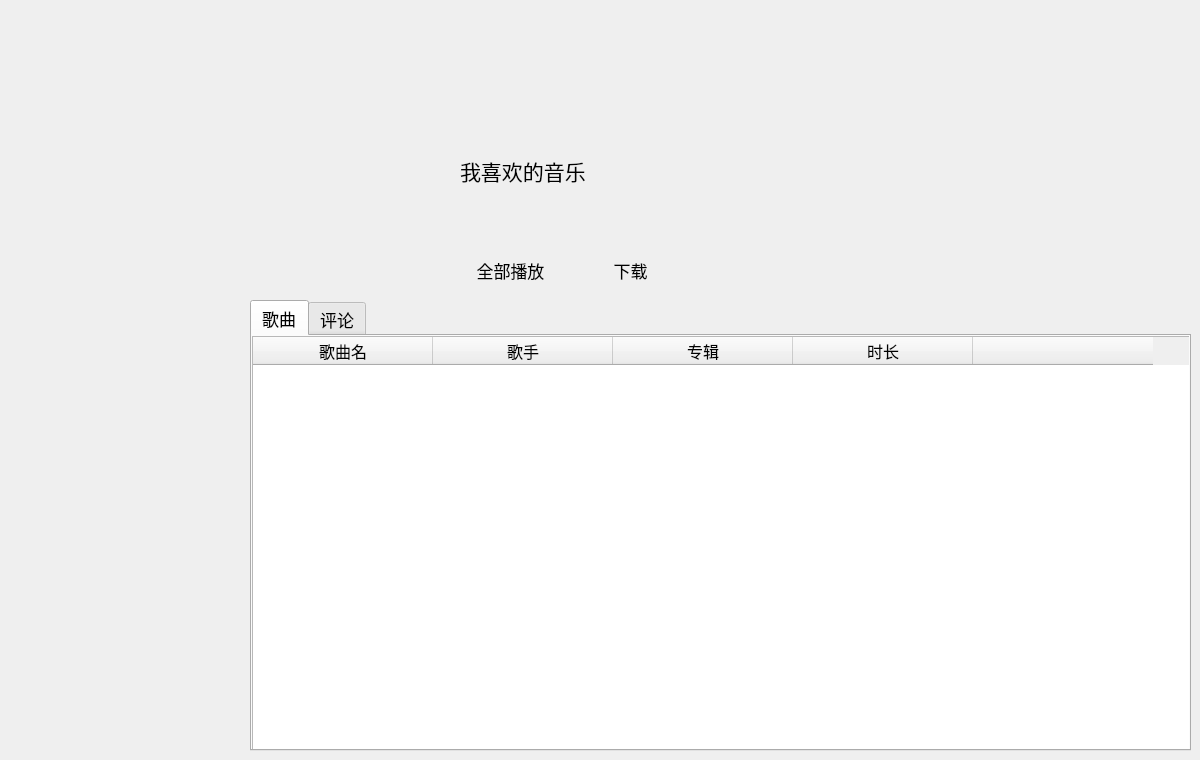
    <widget class="QWidget" name="loveMusicPage">
     <widget class="QLabel" name="lb_lovePic">
      <property name="geometry">
       <rect>
        <x>260</x>
        <y>130</y>
        <width>171</width>
        <height>151</height>
       </rect>
      </property>
      <property name="text">
       <string/>
      </property>
      <property name="pixmap">
       <pixmap resource="images.qrc">:/listWidget/images/listWidget/love_music.jpg</pixmap>
      </property>
      <property name="scaledContents">
       <bool>true</bool>
      </property>
     </widget>
     <widget class="QLabel" name="label_5">
      <property name="geometry">
       <rect>
        <x>460</x>
        <y>140</y>
        <width>181</width>
        <height>61</height>
       </rect>
      </property>
      <property name="font">
       <font>
        <family>楷体</family>
        <pointsize>16</pointsize>
       </font>
      </property>
      <property name="text">
       <string>我喜欢的音乐</string>
      </property>
     </widget>
     <widget class="QPushButton" name="pb_playAll_2">
      <property name="geometry">
       <rect>
        <x>450</x>
        <y>250</y>
        <width>121</width>
        <height>41</height>
       </rect>
      </property>
      <property name="font">
       <font>
        <family>楷体</family>
        <pointsize>13</pointsize>
       </font>
      </property>
      <property name="text">
       <string>全部播放</string>
      </property>
      <property name="icon">
       <iconset resource="images.qrc">
        <normaloff>:/playWidget/images/playWidget/play.png</normaloff>:/playWidget/images/playWidget/play.png</iconset>
      </property>
      <property name="flat">
       <bool>true</bool>
      </property>
     </widget>
     <widget class="QPushButton" name="pb_loadDown">
      <property name="geometry">
       <rect>
        <x>570</x>
        <y>250</y>
        <width>121</width>
        <height>41</height>
       </rect>
      </property>
      <property name="font">
       <font>
        <family>楷体</family>
        <pointsize>13</pointsize>
       </font>
      </property>
      <property name="text">
       <string>下载</string>
      </property>
      <property name="icon">
       <iconset resource="images.qrc">
        <normaloff>:/listWidget/images/listWidget/btn_download.png</normaloff>:/listWidget/images/listWidget/btn_download.png</iconset>
      </property>
      <property name="flat">
       <bool>true</bool>
      </property>
     </widget>
     <widget class="QTabWidget" name="tabWidget">
      <property name="geometry">
       <rect>
        <x>250</x>
        <y>300</y>
        <width>941</width>
        <height>451</height>
       </rect>
      </property>
      <property name="font">
       <font>
        <family>楷体</family>
        <pointsize>13</pointsize>
       </font>
      </property>
      <property name="currentIndex">
       <number>0</number>
      </property>
      <widget class="QWidget" name="song">
       <attribute name="title">
        <string>歌曲</string>
       </attribute>
       <widget class="QTableWidget" name="table_loveMusic">
        <property name="geometry">
         <rect>
          <x>0</x>
          <y>0</y>
          <width>941</width>
          <height>421</height>
         </rect>
        </property>
        <property name="editTriggers">
         <set>QAbstractItemView::NoEditTriggers</set>
        </property>
        <property name="alternatingRowColors">
         <bool>true</bool>
        </property>
        <property name="selectionBehavior">
         <enum>QAbstractItemView::SelectRows</enum>
        </property>
        <attribute name="horizontalHeaderDefaultSectionSize">
         <number>180</number>
        </attribute>
        <column>
         <property name="text">
          <string>歌曲名</string>
         </property>
         <property name="font">
          <font>
           <family>楷体</family>
           <pointsize>12</pointsize>
          </font>
         </property>
        </column>
        <column>
         <property name="text">
          <string>歌手</string>
         </property>
         <property name="font">
          <font>
           <family>楷体</family>
           <pointsize>12</pointsize>
          </font>
         </property>
        </column>
        <column>
         <property name="text">
          <string>专辑</string>
         </property>
         <property name="font">
          <font>
           <family>楷体</family>
           <pointsize>12</pointsize>
          </font>
         </property>
        </column>
        <column>
         <property name="text">
          <string>时长</string>
         </property>
         <property name="font">
          <font>
           <family>楷体</family>
           <pointsize>12</pointsize>
          </font>
         </property>
        </column>
        <column>
         <property name="text">
          <string/>
         </property>
         <property name="font">
          <font>
           <family>楷体</family>
           <pointsize>12</pointsize>
          </font>
         </property>
        </column>
       </widget>
      </widget>
      <widget class="QWidget" name="pinglun">
       <attribute name="title">
        <string>评论</string>
       </attribute>
      </widget>
     </widget>
    </widget>
